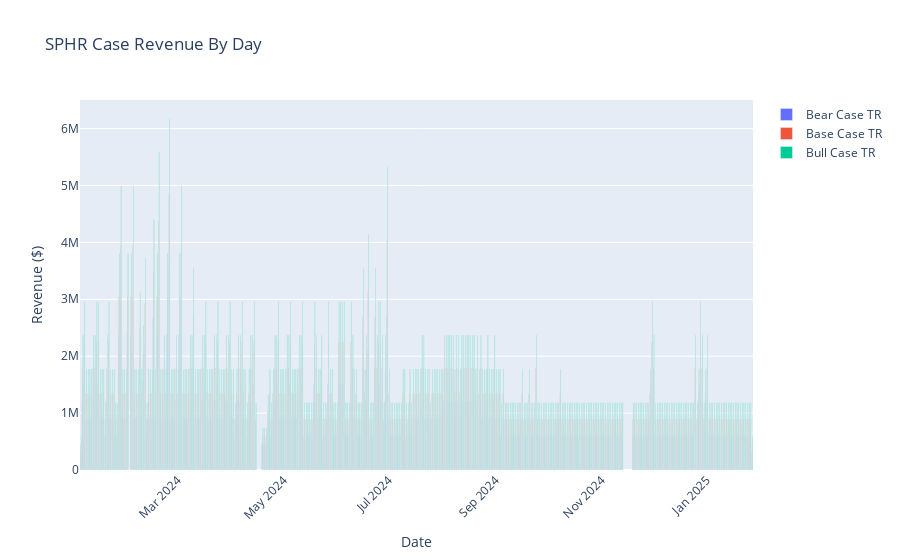

Notebook cell for this chart:
### Markdown cell above
# DViz

### Code cell
# Make a date column

grouped_revenues = pd.DataFrame(index = sphr_revenue.index, columns=['Date', 'Bear Case TR', 'Base Case TR', 'Bull Case TR'])
grouped_revenues['Date'] = sphr_revenue['Date & Time'].dt.date
grouped_revenues.drop_duplicates(subset=['Date'], inplace=True)
for index, row in grouped_revenues.iterrows():
    date = row['Date']
    grouped_revenues.loc[index, 'Bear Case TR'] = sphr_revenue[sphr_revenue['Date & Time'].dt.date == date]['Bear Case Total Revenue'].sum()
    grouped_revenues.loc[index, 'Base Case TR'] = sphr_revenue[sphr_revenue['Date & Time'].dt.date == date]['Base Case Total Revenue'].sum()
    grouped_revenues.loc[index, 'Bull Case TR'] = sphr_revenue[sphr_revenue['Date & Time'].dt.date == date]['Bull Case Total Revenue'].sum()

# Plot Bar Chart with the bars beside eachother
fig = go.Figure()
fig.add_trace(go.Bar(x=grouped_revenues['Date'], y=grouped_revenues['Bear Case TR'], name='Bear Case TR'))
fig.add_trace(go.Bar(x=grouped_revenues['Date'], y=grouped_revenues['Base Case TR'], name='Base Case TR'))
fig.add_trace(go.Bar(x=grouped_revenues['Date'], y=grouped_revenues['Bull Case TR'], name='Bull Case TR'))
fig.update_layout(title_text='SPHR Case Revenue By Day', xaxis_title='Date', yaxis_title='Revenue ($)', barmode='group', xaxis_tickangle=-45)
fig.update_layout(barmode='group', xaxis_tickangle=-45)
fig.show()

### Figure 1 — Plotly figure (JSON) as saved in the notebook; plotly's stock layout.template omitted (floating-point values rounded to 4 significant figures; data arrays with more than 128 entries replaced by an {"elided": "..."} marker saying what was removed)
{"data": [{"name": "Bear Case TR", "type": "bar", "x": {"elided": "380 str values"}, "y": {"elided": "380 float values"}}, {"name": "Base Case TR", "type": "bar", "x": {"elided": "380 str values"}, "y": {"elided": "380 int values"}}, {"name": "Bull Case TR", "type": "bar", "x": {"elided": "380 str values"}, "y": {"elided": "380 int values"}}], "layout": {"barmode": "group", "title": {"text": "SPHR Case Revenue By Day"}, "xaxis": {"tickangle": -45, "title": {"text": "Date"}}, "yaxis": {"title": {"text": "Revenue ($)"}}}}
